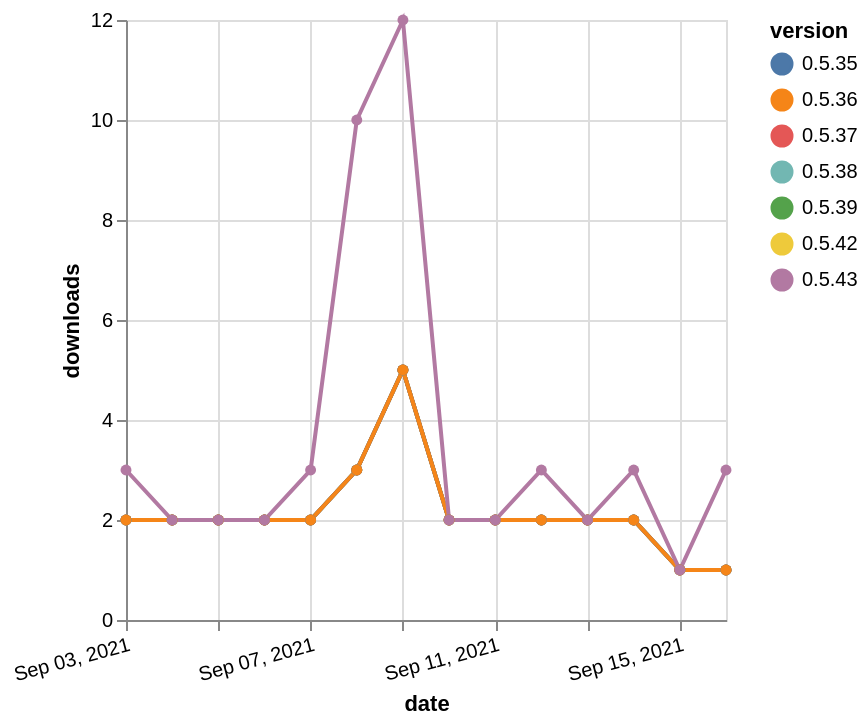

Describe this chart as a Vega-Lite specification.
### Vega-Lite specification from a JSON file in a GitHub repository (floating-point values rounded to 4 significant figures)
{"$schema": "https://vega.github.io/schema/vega-lite/v5.json", "description": "A simple bar chart with embedded data.", "data": {"values": [{"date": "2021-09-03", "total": 1382, "delta": 2, "version": "0.5.39"}, {"date": "2021-09-04", "total": 1384, "delta": 2, "version": "0.5.39"}, {"date": "2021-09-05", "total": 1386, "delta": 2, "version": "0.5.39"}, {"date": "2021-09-06", "total": 1388, "delta": 2, "version": "0.5.39"}, {"date": "2021-09-07", "total": 1390, "delta": 2, "version": "0.5.39"}, {"date": "2021-09-08", "total": 1393, "delta": 3, "version": "0.5.39"}, {"date": "2021-09-09", "total": 1398, "delta": 5, "version": "0.5.39"}, {"date": "2021-09-10", "total": 1400, "delta": 2, "version": "0.5.39"}, {"date": "2021-09-11", "total": 1402, "delta": 2, "version": "0.5.39"}, {"date": "2021-09-12", "total": 1404, "delta": 2, "version": "0.5.39"}, {"date": "2021-09-13", "total": 1406, "delta": 2, "version": "0.5.39"}, {"date": "2021-09-14", "total": 1408, "delta": 2, "version": "0.5.39"}, {"date": "2021-09-15", "total": 1409, "delta": 1, "version": "0.5.39"}, {"date": "2021-09-16", "total": 1410, "delta": 1, "version": "0.5.39"}, {"date": "2021-09-03", "total": 1402, "delta": 2, "version": "0.5.38"}, {"date": "2021-09-04", "total": 1404, "delta": 2, "version": "0.5.38"}, {"date": "2021-09-05", "total": 1406, "delta": 2, "version": "0.5.38"}, {"date": "2021-09-06", "total": 1408, "delta": 2, "version": "0.5.38"}, {"date": "2021-09-07", "total": 1410, "delta": 2, "version": "0.5.38"}, {"date": "2021-09-08", "total": 1413, "delta": 3, "version": "0.5.38"}, {"date": "2021-09-09", "total": 1418, "delta": 5, "version": "0.5.38"}, {"date": "2021-09-10", "total": 1420, "delta": 2, "version": "0.5.38"}, {"date": "2021-09-11", "total": 1422, "delta": 2, "version": "0.5.38"}, {"date": "2021-09-12", "total": 1424, "delta": 2, "version": "0.5.38"}, {"date": "2021-09-13", "total": 1426, "delta": 2, "version": "0.5.38"}, {"date": "2021-09-14", "total": 1428, "delta": 2, "version": "0.5.38"}, {"date": "2021-09-15", "total": 1429, "delta": 1, "version": "0.5.38"}, {"date": "2021-09-16", "total": 1430, "delta": 1, "version": "0.5.38"}, {"date": "2021-09-03", "total": 1359, "delta": 2, "version": "0.5.42"}, {"date": "2021-09-04", "total": 1361, "delta": 2, "version": "0.5.42"}, {"date": "2021-09-05", "total": 1363, "delta": 2, "version": "0.5.42"}, {"date": "2021-09-06", "total": 1365, "delta": 2, "version": "0.5.42"}, {"date": "2021-09-07", "total": 1367, "delta": 2, "version": "0.5.42"}, {"date": "2021-09-08", "total": 1370, "delta": 3, "version": "0.5.42"}, {"date": "2021-09-09", "total": 1375, "delta": 5, "version": "0.5.42"}, {"date": "2021-09-10", "total": 1377, "delta": 2, "version": "0.5.42"}, {"date": "2021-09-11", "total": 1379, "delta": 2, "version": "0.5.42"}, {"date": "2021-09-12", "total": 1381, "delta": 2, "version": "0.5.42"}, {"date": "2021-09-13", "total": 1383, "delta": 2, "version": "0.5.42"}, {"date": "2021-09-14", "total": 1385, "delta": 2, "version": "0.5.42"}, {"date": "2021-09-15", "total": 1386, "delta": 1, "version": "0.5.42"}, {"date": "2021-09-16", "total": 1387, "delta": 1, "version": "0.5.42"}, {"date": "2021-09-03", "total": 1398, "delta": 2, "version": "0.5.37"}, {"date": "2021-09-04", "total": 1400, "delta": 2, "version": "0.5.37"}, {"date": "2021-09-05", "total": 1402, "delta": 2, "version": "0.5.37"}, {"date": "2021-09-06", "total": 1404, "delta": 2, "version": "0.5.37"}, {"date": "2021-09-07", "total": 1406, "delta": 2, "version": "0.5.37"}, {"date": "2021-09-08", "total": 1409, "delta": 3, "version": "0.5.37"}, {"date": "2021-09-09", "total": 1414, "delta": 5, "version": "0.5.37"}, {"date": "2021-09-10", "total": 1416, "delta": 2, "version": "0.5.37"}, {"date": "2021-09-11", "total": 1418, "delta": 2, "version": "0.5.37"}, {"date": "2021-09-12", "total": 1420, "delta": 2, "version": "0.5.37"}, {"date": "2021-09-13", "total": 1422, "delta": 2, "version": "0.5.37"}, {"date": "2021-09-14", "total": 1424, "delta": 2, "version": "0.5.37"}, {"date": "2021-09-15", "total": 1425, "delta": 1, "version": "0.5.37"}, {"date": "2021-09-16", "total": 1426, "delta": 1, "version": "0.5.37"}, {"date": "2021-09-03", "total": 1415, "delta": 2, "version": "0.5.35"}, {"date": "2021-09-04", "total": 1417, "delta": 2, "version": "0.5.35"}, {"date": "2021-09-05", "total": 1419, "delta": 2, "version": "0.5.35"}, {"date": "2021-09-06", "total": 1421, "delta": 2, "version": "0.5.35"}, {"date": "2021-09-07", "total": 1423, "delta": 2, "version": "0.5.35"}, {"date": "2021-09-08", "total": 1426, "delta": 3, "version": "0.5.35"}, {"date": "2021-09-09", "total": 1431, "delta": 5, "version": "0.5.35"}, {"date": "2021-09-10", "total": 1433, "delta": 2, "version": "0.5.35"}, {"date": "2021-09-11", "total": 1435, "delta": 2, "version": "0.5.35"}, {"date": "2021-09-12", "total": 1437, "delta": 2, "version": "0.5.35"}, {"date": "2021-09-13", "total": 1439, "delta": 2, "version": "0.5.35"}, {"date": "2021-09-14", "total": 1441, "delta": 2, "version": "0.5.35"}, {"date": "2021-09-15", "total": 1442, "delta": 1, "version": "0.5.35"}, {"date": "2021-09-16", "total": 1443, "delta": 1, "version": "0.5.35"}, {"date": "2021-09-03", "total": 1410, "delta": 2, "version": "0.5.36"}, {"date": "2021-09-04", "total": 1412, "delta": 2, "version": "0.5.36"}, {"date": "2021-09-05", "total": 1414, "delta": 2, "version": "0.5.36"}, {"date": "2021-09-06", "total": 1416, "delta": 2, "version": "0.5.36"}, {"date": "2021-09-07", "total": 1418, "delta": 2, "version": "0.5.36"}, {"date": "2021-09-08", "total": 1421, "delta": 3, "version": "0.5.36"}, {"date": "2021-09-09", "total": 1426, "delta": 5, "version": "0.5.36"}, {"date": "2021-09-10", "total": 1428, "delta": 2, "version": "0.5.36"}, {"date": "2021-09-11", "total": 1430, "delta": 2, "version": "0.5.36"}, {"date": "2021-09-12", "total": 1432, "delta": 2, "version": "0.5.36"}, {"date": "2021-09-13", "total": 1434, "delta": 2, "version": "0.5.36"}, {"date": "2021-09-14", "total": 1436, "delta": 2, "version": "0.5.36"}, {"date": "2021-09-15", "total": 1437, "delta": 1, "version": "0.5.36"}, {"date": "2021-09-16", "total": 1438, "delta": 1, "version": "0.5.36"}, {"date": "2021-09-03", "total": 1445, "delta": 3, "version": "0.5.43"}, {"date": "2021-09-04", "total": 1447, "delta": 2, "version": "0.5.43"}, {"date": "2021-09-05", "total": 1449, "delta": 2, "version": "0.5.43"}, {"date": "2021-09-06", "total": 1451, "delta": 2, "version": "0.5.43"}, {"date": "2021-09-07", "total": 1454, "delta": 3, "version": "0.5.43"}, {"date": "2021-09-08", "total": 1464, "delta": 10, "version": "0.5.43"}, {"date": "2021-09-09", "total": 1476, "delta": 12, "version": "0.5.43"}, {"date": "2021-09-10", "total": 1478, "delta": 2, "version": "0.5.43"}, {"date": "2021-09-11", "total": 1480, "delta": 2, "version": "0.5.43"}, {"date": "2021-09-12", "total": 1483, "delta": 3, "version": "0.5.43"}, {"date": "2021-09-13", "total": 1485, "delta": 2, "version": "0.5.43"}, {"date": "2021-09-14", "total": 1488, "delta": 3, "version": "0.5.43"}, {"date": "2021-09-15", "total": 1489, "delta": 1, "version": "0.5.43"}, {"date": "2021-09-16", "total": 1492, "delta": 3, "version": "0.5.43"}]}, "width": "container", "mark": {"type": "line", "point": {"filled": true}}, "encoding": {"x": {"field": "date", "type": "temporal", "timeUnit": "yearmonthdate", "title": "date", "axis": {"labelAngle": -15}}, "y": {"field": "delta", "type": "quantitative", "title": "downloads"}, "color": {"field": "version", "type": "nominal"}, "tooltip": {"field": "delta"}}}
